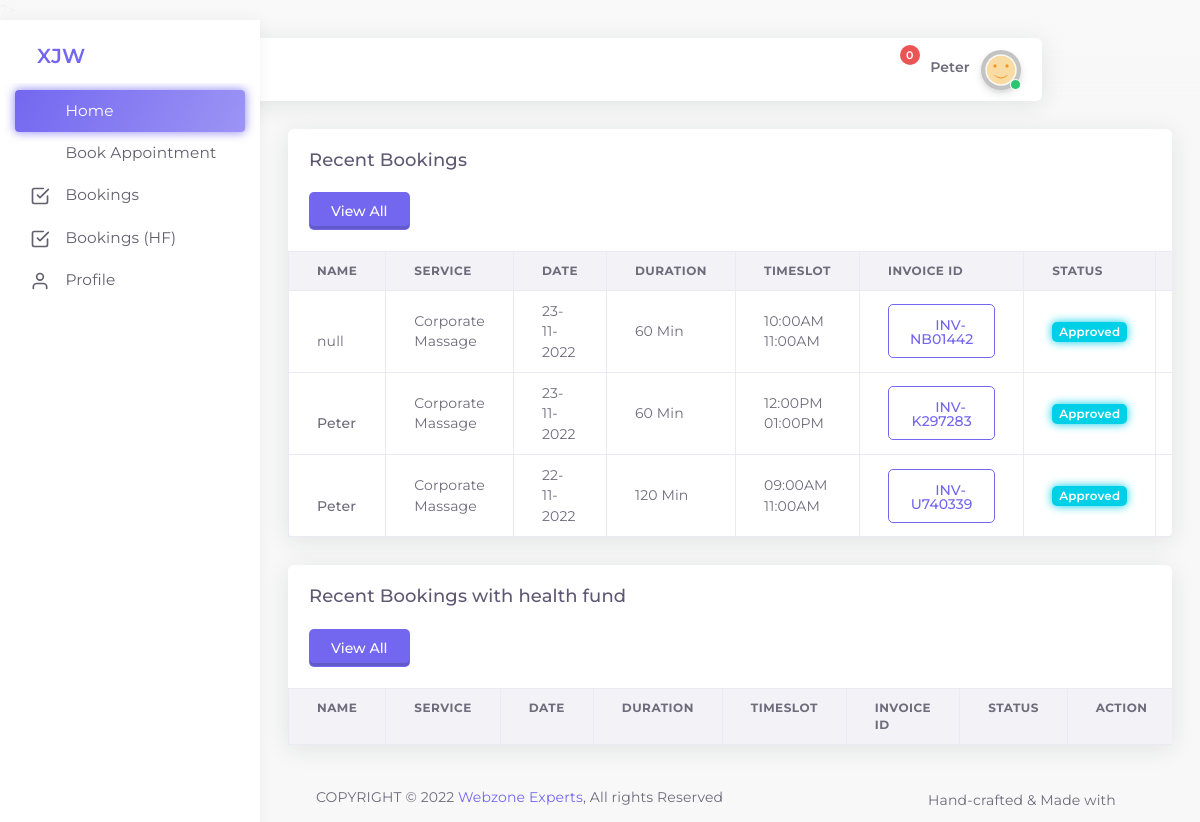
Page /booking/home.php (signed in) on the committed database.
### tables this page shows
CREATE TABLE `booking` (
  `id` int(11) NOT NULL,
  `service` varchar(900) NOT NULL,
  `practitioner` varchar(900) NOT NULL,
  `bdate` varchar(900) NOT NULL,
  `duration` varchar(900) NOT NULL,
  `timeslot` varchar(900) NOT NULL,
  `booking_for` varchar(900) NOT NULL,
  `recipient` varchar(900) NOT NULL,
  `address` varchar(900) NOT NULL,
  `note` varchar(900) NOT NULL,
  `scharge` varchar(900) NOT NULL,
  `tfee` varchar(900) NOT NULL,
  `total` varchar(900) NOT NULL,
  `status` varchar(900) NOT NULL,
  `payment_status` varchar(900) NOT NULL,
  `transaction_id` varchar(900) NOT NULL,
  `invoice_id` varchar(900) NOT NULL,
  `uid` varchar(900) NOT NULL,
  `cur_time` varchar(900) NOT NULL
);

### config.php (called while the page is built, shortened)
<?
$short_app_name = 'XJW';

### booking/home.php (the view, shortened to what this page needs)
<?php
$pname = "Dashboard";
include 'inc/head.php';
 require_once '../config.php';
?>
<body class="vertical-layout vertical-menu-modern  navbar-floating footer-static  " data-open="click" data-menu="vertical-menu-modern" data-col="" >
    <?php
	include 'inc/header.php';
	?>
    <?php
	include 'inc/menu.php';
	?>
    <div class="app-content content ">
        <div class="content-wrapper">
            <div class="content-body">
                <div class="row" id="table-bordered">
                    <div class="col-12">
                        <div class="card">
                            <div class="card-header">
                                <h4 class="card-title">Recent Bookings</h4>
                            </div>
							<div class="card-body">
                                <a href="booking.php">
								<button type="button" class="btn btn-relief-primary">View All</button>
								</a>
                            </div>
                            <div class="table-responsive">
                                <table class="table table-bordered">
                                    <thead>
                                        <tr>
                                            <th>Name</th>
                                            <th>Service</th>
                                            <th>Date</th>
                                            <th>Duration</th>
                                            <th>Timeslot</th>
                                            <th>Invoice ID</th>
                                            <th>Status</th>
                                            <th>Action</th>
                                        </tr>
                                    </thead>
									<?php
					$uid = $_SESSION['id'];
	        $stmta = $conn->prepare("SELECT id, service, practitioner, bdate, duration, timeslot, booking_for, recipient, address, note, scharge, tfee, total, status, payment_status, transaction_id, invoice_id, uid, cur_time FROM booking WHERE uid=$uid && status='0' OR status='1' ORDER BY id DESC LIMIT 10");
	        $stmta->execute();
	        $stmta->bind_result($id, $service, $practitioner, $bdate, $duration, $timeslot, $booking_for, $recipient, $address, $note, $scharge, $tfee, $total, $status, $payment_status, $transaction_id, $invoice_id, $uid, $cur_time);
	        while($stmta->fetch()){
			if($status == "0") {
				$barcolor = "badge badge-glow bg-primary";
				$bstatus = "Booked";
			} else if($status == "1"){
				$barcolor = "badge badge-glow bg-info";
				$bstatus = "Approved";
			} else if($status == "2"){
				$barcolor = "badge badge-glow bg-success";
				$bstatus = "Completed";
			} else if($status == "3"){
				$barcolor = "badge badge-glow bg-danger";
				$bstatus = "Cancelled";
			} else if($status == "4"){
				$barcolor = "badge badge-glow bg-success";
				$bstatus = "Completed";
			}
	?>
                                    <tbody>
                                        <tr>
                                            <td>
											<i data-feather='user'></i>
	<?php
	if ($booking_for == "Myself"){
				$client_name = $_SESSION['first_name']." ".$_SESSION['last_name'];
				$vid = $_SESSION['id'];
				?>
				<?php include 'inc/user_model.php';?>
				<?php
			} else {
					$client_name = $recipient;
					echo $client_name;
			}
	?>
                                            </td>
                                            <td><?php echo $service;?></td>
											<td><?php echo $bdate;?></td>
                                            <td><?php echo $duration;?></td>
                                            <td><?php echo $timeslot;?></td>
                                            <td>
											<div class="modal-size-lg d-inline-block">
											<button type="button" class="btn btn-outline-primary waves-effect" data-bs-toggle="modal" data-bs-target="#<?php echo $invoice_id;?>">
                                                <i data-feather='paperclip'></i> <?php echo $invoice_id;?>
                                            </button>
                                        </div>
											</td>
											<td>
												<span class="<?php echo $barcolor;?>"><?php echo $bstatus;?></span>
											</td>
                                            <td>
                                                </div>
									<?php }?>
                            </div>
                        </div>
                    </div>
                </div>
            <div class="content-body">
                <div class="row" id="table-bordered">
                    <div class="col-12">
                        <div class="card">
                            <div class="card-header">
                                <h4 class="card-title">Recent Bookings with health fund</h4>
                            </div>
							<div class="card-body">
                                <a href="bookinghf.php">
								<button type="button" class="btn btn-relief-primary">View All</button>
								</a>
                            </div>
                            <div class="table-responsive">
                                <table class="table table-bordered">
                                    <thead>
                                        <tr>
                                            <th>Name</th>
                                            <th>Service</th>
                                            <th>Date</th>
                                            <th>Duration</th>
                                            <th>Timeslot</th>
                                            <th>Invoice ID</th>
                                            <th>Status</th>
                                            <th>Action</th>
                                        </tr>
                                    </thead>
                                </table>
                            </div>
                        </div>
                    </div>
                </div>
            </div>
    <?php include 'inc/footer.php';?>
</body>
</html>

### booking/inc/head.php (shortened to what this page needs)
<?php
 require_once '../config.php';
 require_once '../config.php';
?>
<!DOCTYPE html>
<html class="loading" lang="en" data-textdirection="ltr">
<head>
    <link rel="stylesheet" type="text/css" href="app-assets/vendors/css/vendors.min.css">
    <link rel="stylesheet" type="text/css" href="app-assets/css/bootstrap.css">
    <link rel="stylesheet" type="text/css" href="app-assets/css/bootstrap-extended.css">
    <link rel="stylesheet" type="text/css" href="app-assets/css/colors.css">
    <link rel="stylesheet" type="text/css" href="app-assets/css/components.css">
    <link rel="stylesheet" type="text/css" href="app-assets/css/themes/dark-layout.css">
    <link rel="stylesheet" type="text/css" href="app-assets/css/themes/bordered-layout.css">
    <link rel="stylesheet" type="text/css" href="app-assets/css/themes/semi-dark-layout.css">
    <link rel="stylesheet" type="text/css" href="app-assets/css/core/menu/menu-types/vertical-menu.css">
    <link rel="stylesheet" type="text/css" href="app-assets/css/plugins/forms/form-validation.css">
    <link rel="stylesheet" type="text/css" href="app-assets/css/pages/authentication.css">
    <link rel="stylesheet" type="text/css" href="app-assets/vendors/css/pickers/pickadate/pickadate.css">
    <link rel="stylesheet" type="text/css" href="app-assets/vendors/css/pickers/flatpickr/flatpickr.min.css">
    <link rel="stylesheet" type="text/css" href="app-assets/css/core/menu/menu-types/vertical-menu.css">
    <link rel="stylesheet" type="text/css" href="app-assets/css/plugins/forms/pickers/form-flat-pickr.css">
    <link rel="stylesheet" type="text/css" href="app-assets/css/plugins/forms/pickers/form-pickadate.css">
    <link rel="stylesheet" type="text/css" href="app-assets/css/core/menu/menu-types/vertical-menu.min.css">
    <link rel="stylesheet" type="text/css" href="app-assets/css/plugins/forms/form-wizard.min.css">
    <link rel="stylesheet" type="text/css" href="app-assets/css/pages/modal-create-app.min.css">
    <link rel="stylesheet" type="text/css" href="assets/css/style.css">
    <link rel="stylesheet" type="text/css" href="app-assets/css/pages/page-profile.css">
	<link rel="stylesheet" href="app-assets/js/plugins/sweetalert2/sweetalert2.min.css">
</head>

### booking/inc/header.php (shortened to what this page needs)
<nav class="header-navbar navbar navbar-expand-lg align-items-center floating-nav navbar-light navbar-shadow container-xxl">
       <div class="navbar-container d-flex content">
           <div class="bookmark-wrapper d-flex align-items-center">
               <ul class="nav navbar-nav bookmark-icons">
                   <li class="nav-item d-none d-lg-block"><a class="nav-link" href="new_booking.php" data-bs-toggle="tooltip" data-bs-placement="bottom" title="New Bookings"><i class="ficon" data-feather="calendar"></i></a></li>
                   <li class="nav-item d-none d-lg-block"><a class="nav-link" href="booking.php" data-bs-toggle="tooltip" data-bs-placement="bottom" title="Booking History"><i class="ficon" data-feather="check-square"></i></a></li>
               </ul>
           </div>
           <ul class="nav navbar-nav align-items-center ms-auto">
               <li class="nav-item dropdown dropdown-notification me-25"><a class="nav-link" href="#" data-bs-toggle="dropdown"><i class="ficon" data-feather="bell"></i><span class="badge rounded-pill bg-danger badge-up">0</span></a>
               </li>
               <li class="nav-item dropdown dropdown-user"><a class="nav-link dropdown-toggle dropdown-user-link" id="dropdown-user" href="#" data-bs-toggle="dropdown" aria-haspopup="true" aria-expanded="false">
                       <div class="user-nav d-sm-flex d-none"><span class="user-name fw-bolder"><?php echo $_SESSION["first_name"]." ".$_SESSION["last_name"];?></span></div><span class="avatar"><img class="round" src="app-assets/images/user.png" alt="avatar" height="40" width="40"><span class="avatar-status-online"></span></span>
                   </a>
               </li>
           </ul>
       </div>
   </nav>

### booking/inc/menu.php (shortened to what this page needs)
<?php
if ($pname == "Dashboard"){
	$home = "active";
}
?>
<div class="main-menu menu-fixed menu-light menu-accordion menu-shadow" data-scroll-to-active="true">
        <div class="navbar-header">
            <ul class="nav navbar-nav flex-row">
                <li class="nav-item me-auto"><a class="navbar-brand" href="https://www.xjwmobilemassage.com.au/">
                        <h2 class="brand-text"><?php echo $short_app_name;?></h2>
                    </a></li>
                <li class="nav-item nav-toggle"><a class="nav-link modern-nav-toggle pe-0" data-bs-toggle="collapse"><i class="d-block d-xl-none text-primary toggle-icon font-medium-4" data-feather="x"></i><i class="d-none d-xl-block collapse-toggle-icon font-medium-4  text-primary" data-feather="disc" data-ticon="disc"></i></a></li>
            </ul>
        </div>
        <div class="main-menu-content">
            <ul class="navigation navigation-main" id="main-menu-navigation" data-menu="menu-navigation">
                <li class="<?php echo $home;?> nav-item"><a class="d-flex align-items-center" href="index.php"><i data-feather="home"></i><span class="menu-title text-truncate" data-i18n="Dashboards">Home</span><span class="badge badge-light-warning rounded-pill ms-auto me-1"></span></a>
                </li>
				<li class="<?php echo $newbooking;?> nav-item" ><a class="d-flex align-items-center" href="new_booking.php"><i data-feather='calendar'></i><span class="menu-item text-truncate" data-i18n="Profile">Book Appointment</span></a>
                        </li>
				<li class="<?php echo $booking;?> nav-item" ><a class="d-flex align-items-center" href="booking.php"><span class="menu-item text-truncate" data-i18n="Profile">Bookings</span></a>
                        </li>
				<li class="<?php echo $bookinghf;?> nav-item" ><a class="d-flex align-items-center" href="bookinghf.php"><span class="menu-item text-truncate" data-i18n="Profile">Bookings (HF)</span></a>
                        </li>
				<li class="<?php echo $profile;?> nav-item" ><a class="d-flex align-items-center" href="profile.php"><svg xmlns="http://www.w3.org/2000/svg" width="14" height="14" viewBox="0 0 24 24" fill="none" stroke="currentColor" stroke-width="2" stroke-linecap="round" stroke-linejoin="round" class="feather feather-user"><path d="M20 21v-2a4 4 0 0 0-4-4H8a4 4 0 0 0-4 4v2"></path><circle cx="12" cy="7" r="4"></circle></svg><span class="menu-item text-truncate" data-i18n="Profile">Profile</span></a>
                        </li>
            </ul>
        </div>
    </div>

### booking/inc/user_model.php (shortened to what this page needs)
<a><span class="fw-bold" data-bs-toggle="modal" data-bs-target="#MyId<?php echo $vid;?>">
												<?php echo $client_name;?>
												</span></a>

### booking/inc/footer.php (shortened to what this page needs)
<footer class="footer footer-static footer-light">
        <p class="clearfix mb-0"><span class="float-md-start d-block d-md-inline-block mt-25">COPYRIGHT &copy; <?php echo date("Y");?><a class="ms-25" href="https:www.webzoneexperts.com.au" target="_blank">Webzone Experts</a><span class="d-none d-sm-inline-block">, All rights Reserved</span></span><span class="float-md-end d-none d-md-block">Hand-crafted & Made with<i data-feather="heart"></i></span></p>
    </footer>

### booking/app-assets/css/colors.css (style rules this page uses)
.btn-relief-primary { background-color: #7367f0; box-shadow: inset 0 -3px 0 0 rgba(34, 41, 47, 0.2); color: #fff; transition: all 0.2s ease; }
.btn-outline-primary { border: 1px solid #7367f0 !important; background-color: transparent; color: #7367f0; }
.bg-info.badge-glow, .border-info.badge-glow { box-shadow: 0px 0px 10px #00cfe8; }

### booking/app-assets/css/core/menu/menu-types/vertical-menu.css (style rules this page uses)
.vertical-layout.vertical-menu-modern .main-menu { transition: 0.4s cubic-bezier(0.25, 0.8, 0.25, 1), background 0s; transform: translate3d(0, 0, 0); backface-visibility: hidden; }
.vertical-layout.vertical-menu-modern .main-menu .navigation li a { align-items: center; }
.vertical-layout.vertical-menu-modern .main-menu .navigation > li > a svg, .vertical-layout.vertical-menu-modern .main-menu .navigation > li > a i { height: 20px; width: 20px; font-size: 1.45rem; margin-right: 1.1rem; flex-shrink: 0; }
.vertical-layout.vertical-menu-modern .toggle-icon, .vertical-layout.vertical-menu-modern .collapse-toggle-icon { margin-right: 0.425rem; }
@media (min-width: 992px) { .vertical-layout.vertical-menu-modern .main-menu { width: 260px; } }

### rows in the picture
booking: recipient "null", service "Corporate Massage", bdate "23-11-2022", duration "60 Min", timeslot "10:00AM 11:00AM", invoice "INV-NB01442", status "Approved"
booking: client_name "Peter", service "Corporate Massage", bdate "23-11-2022", duration "60 Min", timeslot "12:00PM 01:00PM", invoice "INV-K297283", status "Approved"
booking: client_name "Peter", service "Corporate Massage", bdate "22-11-2022", duration "120 Min", timeslot "09:00AM 11:00AM", invoice "INV-U740339", status "Approved"

### other values in the picture
$_SESSION["first_name"] "Peter"
$short_app_name "XJW"
